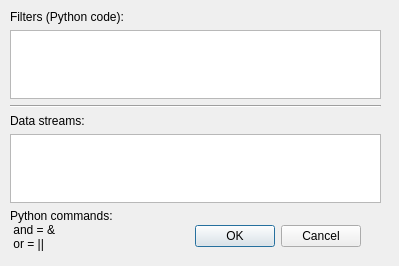
<?xml version="1.0" encoding="UTF-8"?>
<ui version="4.0">
 <class>Dialog</class>
 <widget class="QDialog" name="Dialog">
  <property name="geometry">
   <rect>
    <x>0</x>
    <y>0</y>
    <width>399</width>
    <height>266</height>
   </rect>
  </property>
  <property name="windowTitle">
   <string>Dialog</string>
  </property>
  <widget class="QDialogButtonBox" name="buttonBox">
   <property name="geometry">
    <rect>
     <x>20</x>
     <y>220</y>
     <width>341</width>
     <height>32</height>
    </rect>
   </property>
   <property name="orientation">
    <enum>Qt::Horizontal</enum>
   </property>
   <property name="standardButtons">
    <set>QDialogButtonBox::Cancel|QDialogButtonBox::Ok</set>
   </property>
  </widget>
  <widget class="QWidget" name="verticalLayoutWidget">
   <property name="geometry">
    <rect>
     <x>10</x>
     <y>10</y>
     <width>371</width>
     <height>241</height>
    </rect>
   </property>
   <layout class="QVBoxLayout" name="verticalLayout_2">
    <item>
     <widget class="QLabel" name="lbl_filters_2">
      <property name="text">
       <string>Filters (Python code):</string>
      </property>
     </widget>
    </item>
    <item>
     <widget class="QTextEdit" name="tbox_filters_2"/>
    </item>
    <item>
     <widget class="Line" name="line_2">
      <property name="orientation">
       <enum>Qt::Horizontal</enum>
      </property>
     </widget>
    </item>
    <item>
     <widget class="QLabel" name="lbl_data_streams_2">
      <property name="text">
       <string>Data streams:</string>
      </property>
     </widget>
    </item>
    <item>
     <widget class="QListWidget" name="tbox_data_streams_2"/>
    </item>
    <item>
     <widget class="QLabel" name="lbl_python_commands_2">
      <property name="text">
       <string>Python commands: 
 and = &amp; 
 or = ||</string>
      </property>
     </widget>
    </item>
   </layout>
  </widget>
 </widget>
 <resources/>
 <connections>
  <connection>
   <sender>buttonBox</sender>
   <signal>accepted()</signal>
   <receiver>Dialog</receiver>
   <slot>accept()</slot>
   <hints>
    <hint type="sourcelabel">
     <x>248</x>
     <y>254</y>
    </hint>
    <hint type="destinationlabel">
     <x>157</x>
     <y>274</y>
    </hint>
   </hints>
  </connection>
  <connection>
   <sender>buttonBox</sender>
   <signal>rejected()</signal>
   <receiver>Dialog</receiver>
   <slot>reject()</slot>
   <hints>
    <hint type="sourcelabel">
     <x>316</x>
     <y>260</y>
    </hint>
    <hint type="destinationlabel">
     <x>286</x>
     <y>274</y>
    </hint>
   </hints>
  </connection>
 </connections>
</ui>
